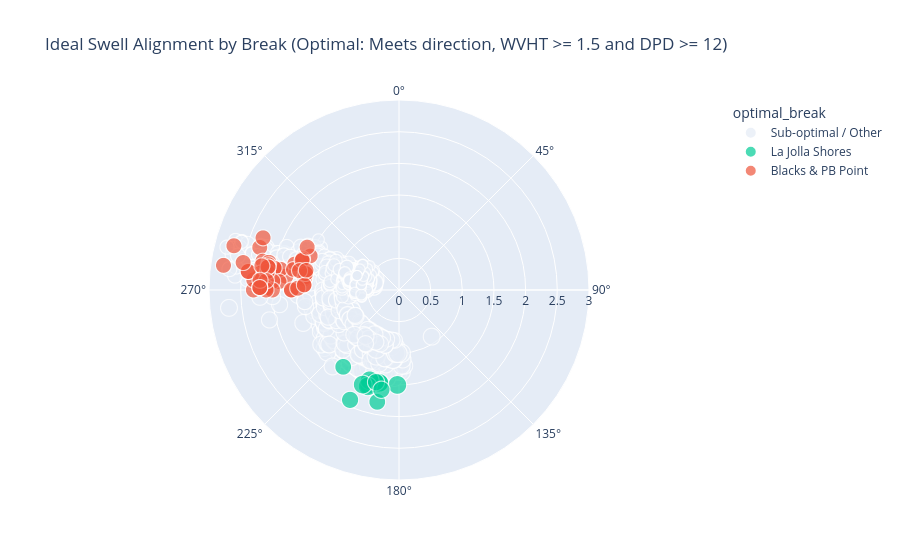

The cell this chart's notebook holds for it:
### Markdown cell above
## 3. The Bathymetric Filter: Geographical Analysis
*Why doesn't raw swell equal good surf everywhere?*

Swell energy alone is useless if it doesn't interact with the correct underwater topography. Every beach faces a specific direction, and the incoming wave must match that window. 

In this section, we compare **Blacks Beach**, **La Jolla Shores**, and **PB Point**. By mapping the Mean Wave Direction (MWD) against wave energy, we can visualize the exact swell windows for each break. We expect to see Blacks Beach "light up" on West/Northwest swells (270°–300°) due to its underwater canyon, while La Jolla Shores requires a completely different South/Southwest angle (180°–220°). This proves our model requires location-specific feature encoding.

### Code cell
import numpy as np
import plotly.express as px

# 1. Evaluate the conditions for all three breaks
conditions = [
    # 270-300° is optimal for BOTH Blacks and PB Point
    (df_buoy['MWD'].between(270, 300)) & (df_buoy['WVHT'] >= 1.5) & (df_buoy['DPD'] >= 12),
    # 300-310° is optimal for PB Point, but NOT Blacks
    (df_buoy['MWD'].between(300, 310)) & (df_buoy['WVHT'] >= 1.5) & (df_buoy['DPD'] >= 12),
    # 180-220° is strictly La Jolla Shores
    (df_buoy['MWD'].between(180, 220)) & (df_buoy['WVHT'] >= 1.5) & (df_buoy['DPD'] >= 12)
]

# The labels corresponding to the conditions above
choices = ['Blacks & PB Point', 'PB Point Only', 'La Jolla Shores']

# Create the new column, defaulting to 'Sub-optimal' if none of the conditions are met
df_buoy['optimal_break'] = np.select(conditions, choices, default='Sub-optimal / Other')

# 2. Plot the newly categorized data
fig_polar = px.scatter_polar(
    df_buoy, 
    r="WVHT", 
    theta="MWD", 
    color="optimal_break", 
    size="DPD", # Shifting DPD to dot size so we still see the wave period!
    title="Ideal Swell Alignment by Break (Optimal: Meets direction, WVHT >= 1.5 and DPD >= 12)",
    color_discrete_map={
        'Blacks & PB Point': '#EF553B',    # Red
        'PB Point Only': '#FFA15A',        # Orange
        'La Jolla Shores': '#00CC96',      # Green
        'Sub-optimal / Other': '#E5ECF6'   # Light Gray (fades into background)
    }
)

# Optional: Force the radius to start at 0 so the visual scale makes sense
fig_polar.update_layout(polar=dict(radialaxis=dict(rangemode="tozero")))
fig_polar.show()

### Figure 1 — Plotly figure (JSON) as saved in the notebook; plotly's stock layout.template omitted (floating-point values rounded to 4 significant figures; data arrays with more than 128 entries replaced by an {"elided": "..."} marker saying what was removed)
{"data": [{"hovertemplate": "optimal_break=Sub-optimal / Other<br>WVHT=%{r}<br>MWD=%{theta}<br>DPD=%{marker.size}<extra></extra>", "legendgroup": "Sub-optimal / Other", "marker": {"color": "#E5ECF6", "size": {"elided": "2760 int values"}, "sizemode": "area", "sizeref": 0.05, "symbol": "circle"}, "mode": "markers", "name": "Sub-optimal / Other", "r": {"elided": "2760 float values"}, "showlegend": true, "subplot": "polar", "theta": {"elided": "2760 int values"}, "type": "scatterpolargl"}, {"hovertemplate": "optimal_break=La Jolla Shores<br>WVHT=%{r}<br>MWD=%{theta}<br>DPD=%{marker.size}<extra></extra>", "legendgroup": "La Jolla Shores", "marker": {"color": "#00CC96", "size": [14, 14, 15, 13, 14, 18, 18, 18, 18, 18, 18, 15, 15], "sizemode": "area", "sizeref": 0.05, "symbol": "circle"}, "mode": "markers", "name": "La Jolla Shores", "r": [1.5, 1.8, 1.9, 1.6, 1.5, 1.5, 1.5, 1.5, 1.5, 1.6, 1.6, 1.5, 1.6], "showlegend": true, "subplot": "polar", "theta": [216, 191, 204, 198, 191, 195, 181, 192, 198, 198, 201, 194, 190], "type": "scatterpolargl"}, {"hovertemplate": "optimal_break=Blacks & PB Point<br>WVHT=%{r}<br>MWD=%{theta}<br>DPD=%{marker.size}<extra></extra>", "legendgroup": "Blacks & PB Point", "marker": {"color": "#EF553B", "size": [12, 13, 12, 12, 13, 12, 13, 13, 12, 13, 13, 13, 12, 13, 13, 12, 13, 13, 13, 13, 13, 13, 12, 13, 13, 13, 13, 13, 13, 13, 13, 13, 13, 13, 13, 13, 13, 13, 13, 12, 13, 12, 12, 12, 13, 12, 12, 12, 13, 13, 13, 13, 13, 13, 12, 12], "sizemode": "area", "sizeref": 0.05, "symbol": "circle"}, "mode": "markers", "name": "Blacks & PB Point", "r": [1.5, 1.5, 1.7, 1.7, 1.8, 2, 2.1, 2.3, 2.2, 2, 2.1, 2.3, 1.9, 2.1, 2.2, 2, 1.9, 2.1, 2, 2.1, 2, 2.1, 2.1, 2.3, 2.3, 2.1, 2.4, 2.4, 2.1, 2.1, 2.1, 2.2, 2.2, 2.2, 2.2, 2.2, 2.5, 2.8, 2.7, 1.5, 1.5, 1.6, 1.5, 1.7, 1.5, 1.6, 1.5, 1.5, 1.7, 1.6, 1.6, 1.6, 1.5, 1.6, 1.5, 1.5], "showlegend": true, "subplot": "polar", "theta": [281, 277, 270, 284, 277, 280, 280, 287, 282, 280, 271, 291, 280, 282, 277, 280, 274, 277, 274, 271, 270, 270, 281, 270, 274, 278, 277, 277, 280, 280, 274, 271, 280, 271, 274, 271, 280, 278, 285, 291, 277, 287, 280, 281, 278, 288, 273, 280, 270, 271, 287, 295, 280, 281, 273, 282], "type": "scatterpolargl"}], "layout": {"legend": {"itemsizing": "constant", "title": {"text": "optimal_break"}, "tracegroupgap": 0}, "polar": {"angularaxis": {"direction": "clockwise", "rotation": 90}, "domain": {"x": [0, 1], "y": [0, 1]}, "radialaxis": {"rangemode": "tozero"}}, "title": {"text": "Ideal Swell Alignment by Break (Optimal: Meets direction, WVHT >= 1.5 and DPD >= 12)"}}}
